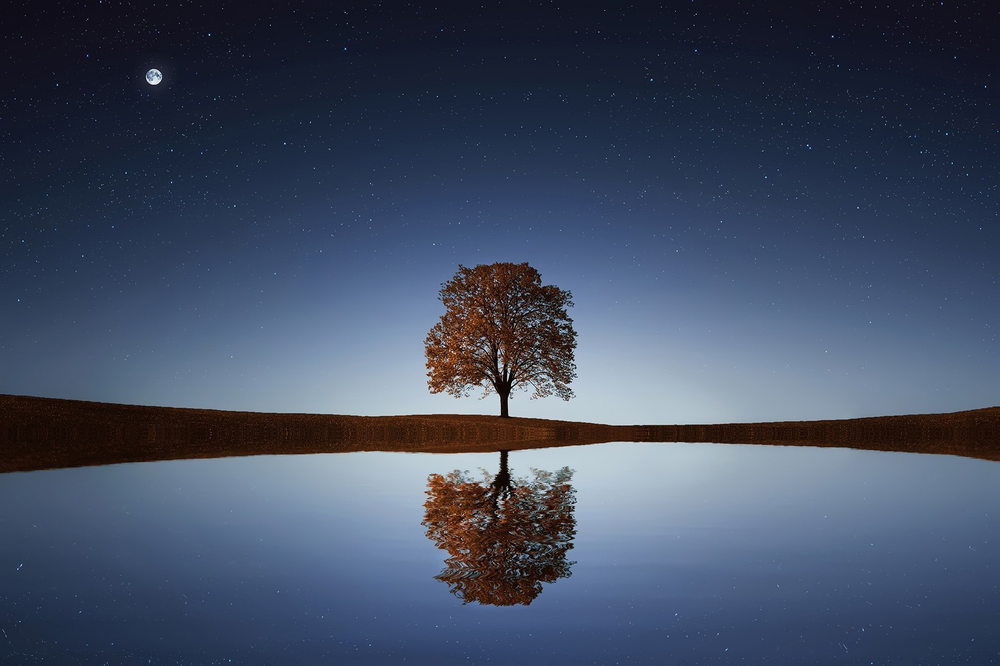
#> input picture class/images/tree.png, 1000 x 666 px, shrunk from 1920 x 1278 before the run
$ jupyter execute --allow-errors libraries.ipynb
#> lines starting #> are read from the running program, lines starting #| are printed output that depends on the picture; after the words box and inside, x2 and y2 are one past the last pixel; in counts of white or black regions, pixels touching at a corner belong together
[cell 1]
import numpy as np
import os
from PIL import Image
from scipy import misc
import matplotlib.pyplot as plt
import cv2

[cell 2]
x = np.array([[1, 2], [3, 4]])
print(x)

[cell 3]
print(x.ndim)
print(x.shape)

[cell 4]
mystery_array = np.array(
    [
        [[0, 1, 2, 3], [4, 5, 6, 7]],
        [[7, 86, 6, 98], [5, 1, 0, 4]],
        [[5, 36, 32, 48], [97, 0, 27, 18]],
    ]
)

# Note all the square brackets!
# write your code here
print(mystery_array.ndim)
print(mystery_array.shape)
print(mystery_array[2, 1, 3])
print(mystery_array[2, 1, :])
print(mystery_array[:, :, 0])

[cell 5]
y = np.arange(0, 10)
print(y)
print(y.max())
print(y.min())
print(y.mean())

[cell 6]
matrx_2D = np.array([[1, 2], [3, 4]])
matrx_2D

[cell 7]
matrx_2D = matrx_2D + 2
matrx_2D

[cell 8]
tree_img = cv2.imread("images/tree.png")
#> tree_img is the input picture: shape (666, 1000, 3); mean B, G, R 98.4, 76.5, 65.3
cv2.imshow("image", tree_img)
cv2.waitKey(0)
cv2.destroyAllWindows()
plt.imshow(tree_img)
plt.axis("off")
plt.show()

[cell 9]
red_image = tree_img
red_image[0, :, :] = 0
#> red_image: shape (666, 1000, 3); 0.15% of pixels changed, all inside (x1, y1, x2, y2) = (0, 0, 1000, 1)
cv2.imshow("tedt", red_image)
cv2.waitKey(0)

[cell 10]
plt.imshow(255 - tree_img)
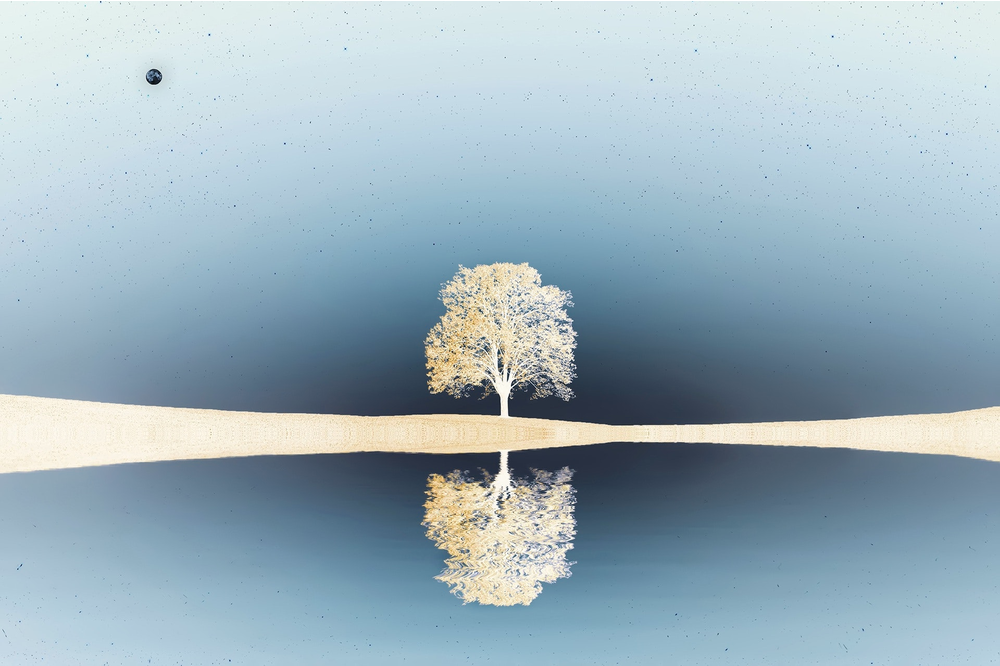
#> shown: shape (666, 1000, 3); mean R, G, B 156.6, 178.5, 189.8

[cell 11]
tree_img = cv2.imread("images/tree.png")
plt.imshow(tree_img)
plt.axis("off")
plt.show()
print(tree_img.shape)
#| (666, 1000, 3)

$ run again, with class/images/Natur.png copied over class/images/tree.png
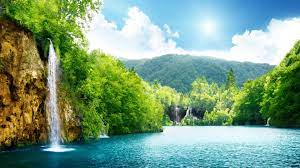
#> input picture class/images/Natur.png, 300 x 168 px
#> tree_img is the input picture: shape (168, 300, 3); mean B, G, R 128.4, 157.2, 122.5
#> `red_image[0, :, :] = 0`:
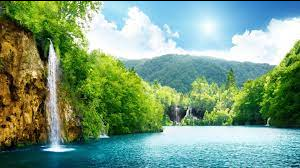
#> red_image: shape (168, 300, 3); 0.6% of pixels changed, all inside (x1, y1, x2, y2) = (0, 0, 300, 1)
#> `[cell 10] plt.imshow(255 - tree_img)`:
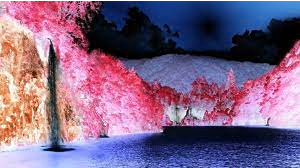
#> shown: shape (168, 300, 3); mean R, G, B 127.6, 98.8, 133.2
#| (168, 300, 3)
